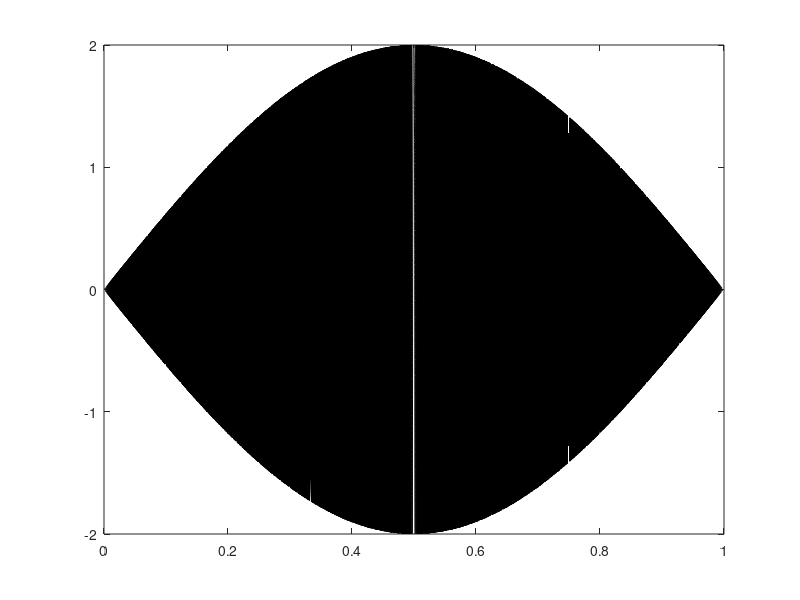

Recreate this plot in MATLAB.
clear all; close all; clc;

f0 = 1.001; % The fundamental frequency needs to be greater than 1...

D = 2; % D needs to be greater than or equal to 2 in the integers... 

phi  = pi / 2; % Phase offset to center power signal form zero to zero...

S = [ 1e3 8e3 44.1e3 96e3 ];

Fs = S( 1, 4 ); % We can see the effect of machine smaple rate in the pulse superposition.

t = 0:1/Fs:(1-1/Fs);

m = ( 0:1:size( t, 2 ) - 1 );

F = 1; uu = 1;
for i = 1:1:size(t, 2)

    % Find hamonic frequency infemum. This ensures no aliasing in the
    % system.

    if( m( i ) * f0 >= Fs / D )

        F( 1, uu ) = i; uu = uu + 1;
    end
end

G = size( find( F ~= 0 ), 2 );

if( G )

    % We need to clip the time inteval to include only those frequencies
    % satified by the Shannon-Nyquist Theorem...

    T = t( 1:1:2*F( 1, 1 ) ); M = m( 1:1:size( T, 2 ) );

    % Power waveform...

    X = cos( 2 * pi * f0 * M .* T ) + sin( ( 2 * pi * f0 * ( M + 1 ) .* T ) - phi ); % This generates a superposition of power harmomics.
else 

    x = cos( 2 * pi * f0 * m .* t ) + sin( 2 * pi * f0 * ( m + 1 ) .* t - phi );
end

H = Fs / f0;

plot( T(1:1:H), X(1:1:H), 'k' ); hold on;

pause(0.5);

Y = 10; SECONDS = 10 * Y; 

for i = 1:1:SECONDS

    sound( X, Fs );
end

